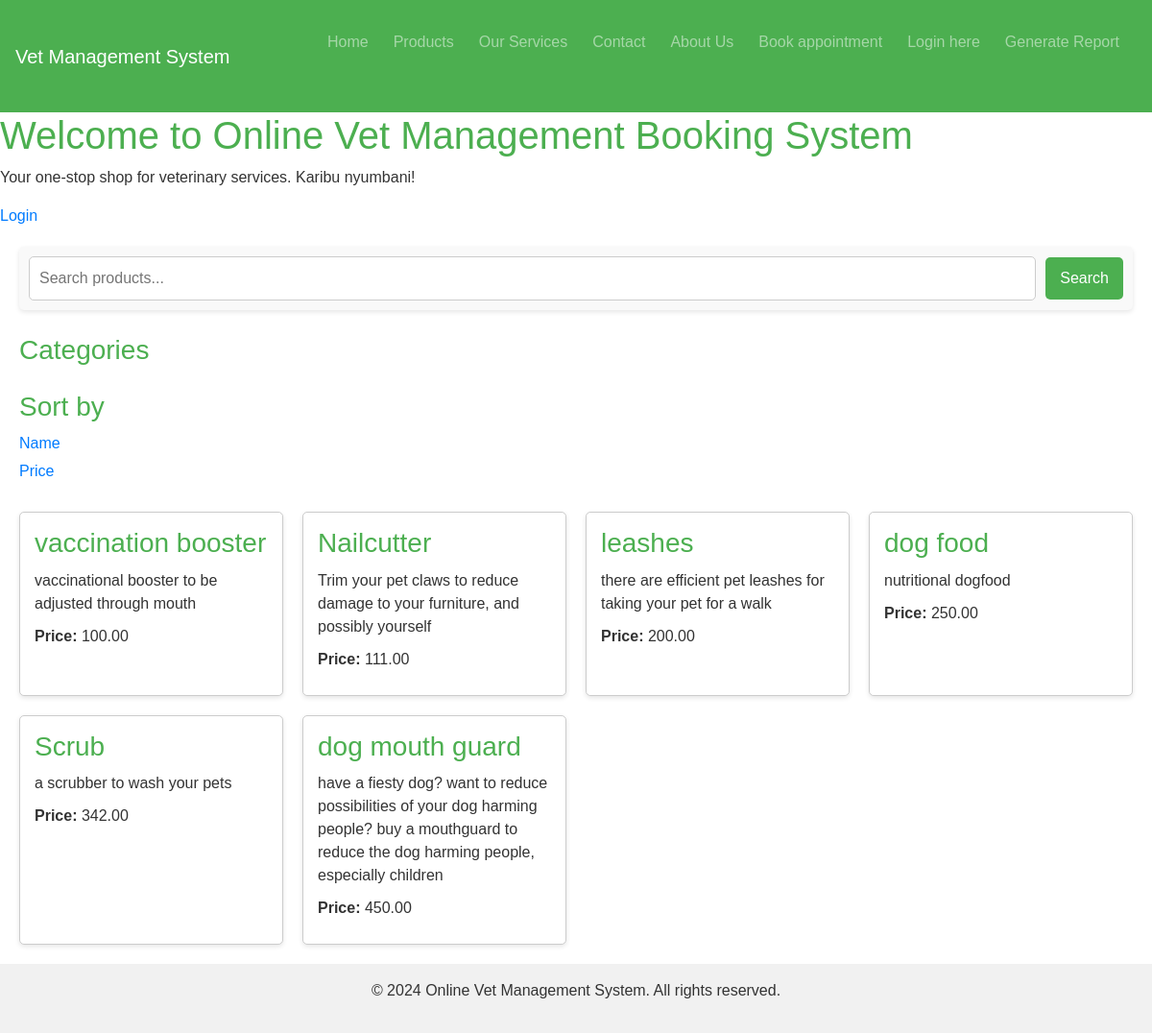
/products/?sort=price, run on the app's committed database.
### products/models.py (models this page shows, shortened)
class Product(models.Model):
    name = models.CharField(max_length=100)
    description = models.TextField()
    price = models.DecimalField(max_digits=8, decimal_places=2)
    category = models.ForeignKey(Category, on_delete=models.CASCADE)

### products/views.py (the view)
# urls.py: path('products/', views.product_list, name='product_list'),
def product_list(request):
    query = request.GET.get('query', '')
    category = request.GET.get('category', '')
    sort_by = request.GET.get('sort', 'name')
    products = Product.objects.all()
    if query:
        products = products.filter(
            Q(name__icontains=query) | Q(description__icontains=query)
        )
    if category:
        products = products.filter(category__name=category)
    if sort_by == 'price':
        products = products.order_by('price')
    else:
        products = products.order_by('name')
    return render(request, 'products/product_list.html', {'products': products})

### templates/products/product_list.html (shortened to what this page needs)
{% extends 'base.html' %}
{% block content %}
<div class="container">
  <form method="GET" action="{% url 'product_list' %}">
    <input type="text" name="query" placeholder="Search products..." value="{{ request.GET.query }}">
    <button type="submit">Search</button>
  </form>
  <div class="sidebar">
    <h3>Categories</h3>
    <h3>Sort by</h3>
    <ul>
      <li><a href="?sort=name">Name</a></li>
      <li><a href="?sort=price">Price</a></li>
    </ul>
  </div>
  <div class="product-list">
    {% for product in products %}
    <div class="product-item">
      <a href="{% url 'product_detail' product.pk %}"><h3>{{ product.name }}</h3></a>
      <p>{{ product.description }}</p>
      <p><strong>Price:</strong> {{ product.price }}</p>
    </div>
    {% endfor %}
  </div>
</div>
{% endblock %}

### templates/base.html (style rules this page uses)
.container { max-width: 960px; margin: 0 auto; padding: 20px; }

### templates/products/product_list.html (style rules this page uses)
.container { max-width: 1200px; margin: 0 auto; padding: 20px; }
form { display: flex; align-items: center; margin-bottom: 20px; background-color: #f9f9f9; padding: 10px; border-radius: 5px; box-shadow: 0 2px 5px rgba(0, 0, 0, 0.1); }
input[type="text"] { padding: 10px; border: 1px solid #ccc; border-radius: 5px; flex-grow: 1; margin-right: 10px; }
button[type="submit"] { background-color: #4CAF50; color: white; padding: 10px 15px; border: none; border-radius: 5px; cursor: pointer; }
.sidebar { margin-bottom: 30px; }
h3 { margin-top: 25px; margin-bottom: 10px; color: #4CAF50; }
ul { list-style: none; padding: 0; margin-bottom: 20px; }
li { margin-bottom: 5px; }
a { color: #007bff; text-decoration: none; }
.product-list { display: grid; grid-template-columns: repeat(auto-fit, minmax(250px, 1fr)); gap: 20px; }
.product-item { border: 1px solid #ccc; padding: 15px; border-radius: 5px; background-color: #fff; box-shadow: 0 2px 5px rgba(0, 0, 0, 0.1); transition: transform 0.2s; }
.product-item h3 { margin-top: 0; color: #4CAF50; }
.product-item p { margin: 10px 0; }
.product-item strong { color: #333; }

### data on the page
Product: name "vaccination booster", description "vaccinational booster to be adjusted through mouth", price "100.00"
Product: name "Nailcutter", description "Trim your pet claws to reduce damage to your furniture, and possibly yourself", price "111.00"
Product: name "leashes", description "there are efficient pet leashes for taking your pet for a walk", price "200.00"
Product: name "dog food", description "nutritional dogfood", price "250.00"
Product: name "Scrub", description "a scrubber to wash your pets", price "342.00"
Product: name "dog mouth guard", description "have a fiesty dog? want to reduce possibilities of your dog harming people? buy a mouthguard to reduce the dog harming people, especially children", price "450.00"
